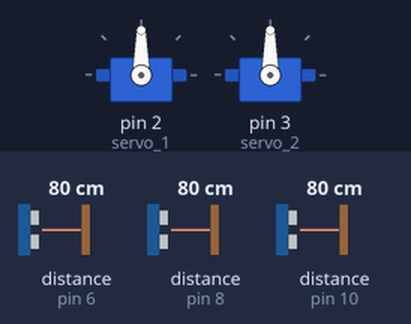
This sketch was run on a simulated Arduino Uno, built with avr-gcc and run on an emulated ATmega328P. Parts: 2 × servo. Wiring (inferred from the names in the program): 3 × ultrasonic range finder: trigger pin 7, echo pin 6 / trigger pin 9, echo pin 8 / trigger pin 11, echo pin 10. The test bench sets the inputs (shaded band); at power-on: distance to the obstacle (sensors on pin 6, pin 8, pin 10) 80 cm. The echo pulse lasts 58.3 µs per cm; what the sketch prints to the serial monitor is not drawn.

Above: at 0.1 s.
At 9.5 s:
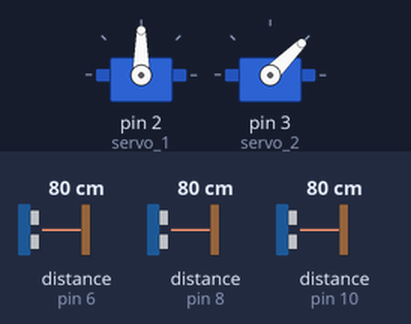
At 17.6 s:
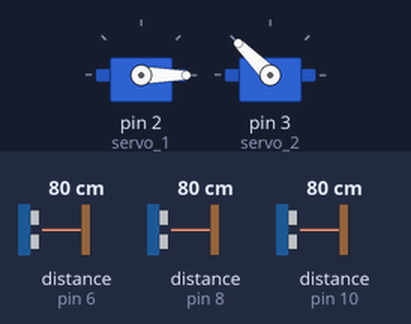
At 37.1 s:
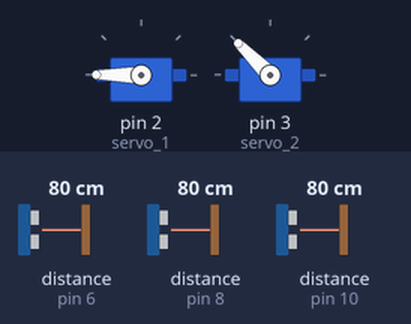
Timing chart, 0 to 40.0 s (numbered marks = the images above):
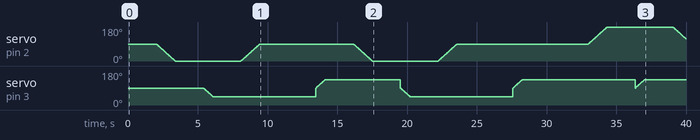

The sketch:

Code_Robothor.ino
```cpp
#include <Servo.h>

int pos = 90;

/*
 * Notre robot se déplace presque comme un humain
 * Tout d'abord on lui fait lever une jambe d'un des deux côtés
 * On fait ensuite avancer cette jambes et on la repose
 * On répète l'action avec la jambe opposé
 * Le servo_1 gère le lever de jambes
 * Le servo_2 gère le déplacement des jambes
 * La majorité des delay sont à 1500 pour pouvoir bien comprendre le programme lors de la simulation
 * Dans une optique de sortir le plus rapidement du labyrinthe ils seraient bien évidemment écourtés
 */
/* Constantes pour les broches */

/*codage des 3 capteurs ultrasons */
/* Constantes pour les broches */
const byte T1 = 7; // Broche TRIGGER
const byte E1 = 6;    // Broche ECHO
const byte T2 = 9; // Broche TRIGGER
const byte E2 = 8;    // Broche ECHO
const byte T3 = 11; // Broche TRIGGER
const byte E3 = 10;    // Broche ECHO

/* Constantes pour le timeout */
const unsigned long MEASURE_TIMEOUT = 25000UL; // 25ms = ~8m à 340m/s

/* Vitesse du son dans l'air en mm/us */
const float SOUND_SPEED = 340.0 / 1000;

Servo servo_1;
Servo servo_2;

// INITIALISATION
// Seuil obtenu avec le calibrage
int seuil = 955;
// Etat des capteurs
int s_avant = 0;
int s_droite = 0;
int s_gauche = 0;
// Variable comptant les changements de direction
int compteur =0;
// Durees (en ms) des virages a 90 degres
int t_90_gauche = 3325;
int t_90_droite = 3870;
// Duree (en ms) des petits virages du suivi de ligne
int t_micro = 700;
// Durees (en ms) pour avancer avant les virages
int t_long = 2000;
int t_moyen = 1500;
int t_court = 1000;
// Vitesse de rotation
//( nombre de rotations par minute)
int i_90 = 60;
int i_avancer = 20;

bool est_a_droite_de_la_ligne;

void setup()
{
  Serial.begin(115200);
// capteur 1 //
  pinMode(T1, OUTPUT);
  digitalWrite(T1, LOW);
  pinMode(E1, INPUT);

// capteur 2 //
  pinMode(T2, OUTPUT);
  digitalWrite(T2, LOW);
  pinMode(E2, INPUT);
 // capteur 3 //
  pinMode(T3, OUTPUT);
  digitalWrite(T3, LOW);
  pinMode(E3, INPUT);

  servo_1.attach(2);
  servo_2.attach(3);

}

void loop()
{
  sortir_labyrinthe();
}


int distance_gauche(){
  /* 1. Lance une mesure de distance en envoyant une impulsion HIGH de 10µs sur la broche TRIGGER */
  digitalWrite(T1, HIGH);
  delayMicroseconds(10);
  digitalWrite(T1, LOW);

  /* 2. Mesure le temps entre l'envoi de l'impulsion ultrasonique et son écho (si il existe) */
  long measure = pulseIn(E1, HIGH, MEASURE_TIMEOUT);

  /* 3. Calcul la distance à partir du temps mesuré */
  float distance1 = measure / 2.0 * SOUND_SPEED;

  Serial.print(F("Distance: "));
  Serial.print(distance1 / 10.0, 2);
  Serial.print(F("cm, "));

  return distance1;
}
int distance_devant(){

  digitalWrite(T2, HIGH);
  delayMicroseconds(10);
  digitalWrite(T2, LOW);


  long measure = pulseIn(E2, HIGH, MEASURE_TIMEOUT);
  float distance2 = measure / 2.0 * SOUND_SPEED;

  Serial.print(F("Distance: "));
  Serial.print(distance2 / 10.0, 2);
  Serial.print(F("cm, "));

  return distance2;
}
int distance_droite(){
  /* 1. Lance une mesure de distance en envoyant une impulsion HIGH de 10µs sur la broche TRIGGER */
  digitalWrite(T3, HIGH);
  delayMicroseconds(10);
  digitalWrite(T3, LOW);

  /* 2. Mesure le temps entre l'envoi de l'impulsion ultrasonique et son écho (si il existe) */
  long measure = pulseIn(E3, HIGH, MEASURE_TIMEOUT);

  /* 3. Calcul la distance à partir du temps mesuré */
  float distance3 = measure / 2.0 * SOUND_SPEED;

  Serial.print(F("Distance: "));
  Serial.print(distance3 / 10.0, 2);
  Serial.print(F("cm, "));

  return distance3;
}
void Avance(){
  delay(t_long);
  Avance_droite();
  Avance_gauche();
  delay(t_long);
}
/*
 * Les fonctionns suivante permettent respectivement d'avancer chacun des jambes indépendemments du reste
 * Et de tourner un peu à la manière d'un tank
 */
void Avance_gauche(){
  Leve_jambe_gauche();
  Avance_jambe_gauche();
  Pose_jambe_gauche();
}

void Avance_droite(){
  Leve_jambe_droite();
  Avance_jambe_droite();
  Pose_jambe_droite();
}

void tourner_a_droite(){
  delay(2000);
  Avance_gauche();
  delay(2000);
  Avance_jambe_droite();
  Avance_gauche();
  delay(2000);
  Avance_jambe_droite();
}

void tourner_a_gauche(){
  Avance_droite();
  Avance_jambe_gauche();
  Avance_droite();
  Avance_jambe_gauche();
}

/*
 * La fonction arrêt réinitialise la position des servo et et arrête la boucle
 */
void arret(){
    servo_1.write(90);
    servo_2.write(90);

}

/*
 * Fonctions du servo_1
 * Dans les fonctions suivante on rajoute un delai de 2000ms afin de pouvoir bien observé le mouvement lors des simulations
 */

void Leve_jambe_droite(){
  for (pos = 90; pos <= 180; pos += 1) {
    servo_1.write(pos);
    delay(15);
  }
  delay(t_long);
}
void Pose_jambe_droite(){
  for (pos = 180; pos >= 90; pos -= 1) {
    servo_1.write(pos);
    delay(15);
  }
  delay(t_long);
}
void Leve_jambe_gauche(){
  for (pos = 90; pos >= 0; pos -= 1) {
    servo_1.write(pos);
    delay(15);
  }
  delay(t_long);
}
void Pose_jambe_gauche(){
  for (pos = 0; pos <= 90; pos += 1) {
    servo_1.write(pos);
    delay(15);
  }
  delay(t_long);
}


/*
 * Fonctions du servo_2
 */
void Avance_jambe_gauche(){
  for (pos = 90; pos >= 45; pos -= 1) {
    servo_2.write(pos);
    delay(15);
  }
  delay(t_long);
}
void Avance_jambe_droite(){
  for (pos = 90; pos <= 135; pos += 1) {
    servo_2.write(pos);
    delay(15);
  }
  delay(t_long);
}

// FONCTIONS ALGORITHME
//On attribue à chaque variable la nouvelle valeur du capteur
void actualiser_capteurs (){
    s_avant = distance_devant();
    s_droite = distance_droite();
    s_gauche = distance_gauche();
    }
//tant que le robot ne détecte pas de mur devant lui mais qu’il longe un mur à sa gauche, on teste les 3 cas possibles
void algorithme(){
  actualiser_capteurs();
    while (( s_avant <seuil) && ( s_gauche < seuil )){
      if (s_droite <s_gauche ){
        tourner_a_gauche();
        delay (t_micro );
      }
      else{
        tourner_a_droite();
        delay( t_micro );
      }
      Avance();
      delay( t_micro );
      arret();
// Tester si le robot est sur le bord droit de la ligne
      if (s_droite <seuil ){
        est_a_droite_de_la_ligne = true;
      }
      else{
        est_a_droite_de_la_ligne = false;
      }
    }
}
//Maintenant on teste la raison de son arrêt
void sortir_labyrinthe(){
  algorithme();
  if ( s_gauche < seuil ){
    Avance();
    delay(t_micro );
    tourner_a_droite();
    delay( t_90_droite );
    compteur += 1;
  }
  else{
    Avance();
    delay (t_moyen );
    tourner_a_gauche();
    delay ( t_90_gauche );
    Avance();

    if ( est_a_droite_de_la_ligne ){
        delay (t_long );
    }
    else{
        delay (t_court );
    }
    compteur-=1;
  }
  arret();

}
```
